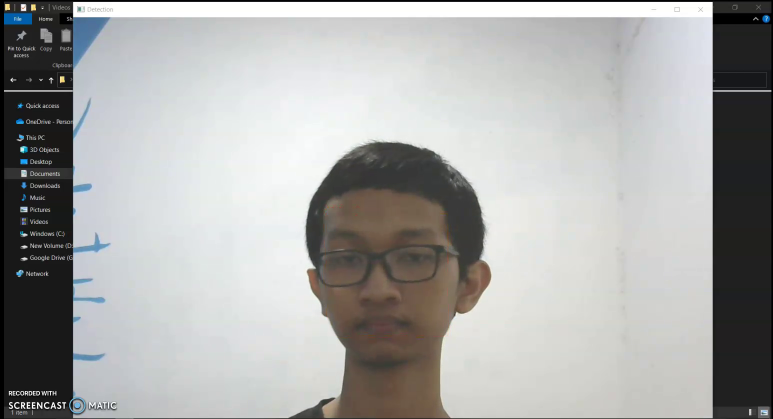
#> input picture frame 112 of Videos/Recording#2.mp4, 1546 x 838 px, given in place of Video1.mp4, which was not available (shown at 1/2 size)
$ python ObjectDetectionVideo.py
#> lines starting #> are read from the running program, lines starting #| are printed output that depends on the picture; after the words box and inside, x2 and y2 are one past the last pixel; in counts of white or black regions, pixels touching at a corner belong together; pictures that were not available may be replaced by others from this repository, and a replacement may not be noted
import cv2

#########################################F#########################################################
path = 'C:/Users/Dwipa Yogi/Documents/PROJECT 21/Haarcascade/Masker cascade/classifier3/cascade.xml'
objectName= "pakai masker"
color= (0,255,0)

path2 = 'C:/Users/Dwipa Yogi/Documents/PROJECT 21/Haarcascade/Tanpa Masker/classifier/cascade.xml'
objectName2= "tanpa masker"
color2= (0,0,255)

path3 = 'C:/Users/Dwipa Yogi/Documents/PROJECT 21/Haarcascade/Lengkap cascade/classifier2/cascade.xml'
objectName3= "lengkap"
color3= (0,255,0)

path4 = 'C:/Users/Dwipa Yogi/Documents/PROJECT 21/Haarcascade/Tidak Lengkap/classifier/cascade.xml'
objectName4= "tidak lengkap"
color4= (0,0,255)

###################################################################################################
cap = cv2.VideoCapture("Videos/Video1.mp4")

def empty(a):
    pass

#CREATE WINDOW
cv2.namedWindow("Detection")

# LOAD THE CLASSIFIER
cascade = cv2.CascadeClassifier(path)
cascade2 = cv2.CascadeClassifier(path2)
cascade3 = cv2.CascadeClassifier(path3)
cascade4 = cv2.CascadeClassifier(path4)

while True:
    success, img = cap.read()
#> img is the input picture: shape (838, 1546, 3); mean B, G, R 167.7, 168.9, 168.5
    gray = cv2.cvtColor(img, cv2.COLOR_BGR2GRAY)
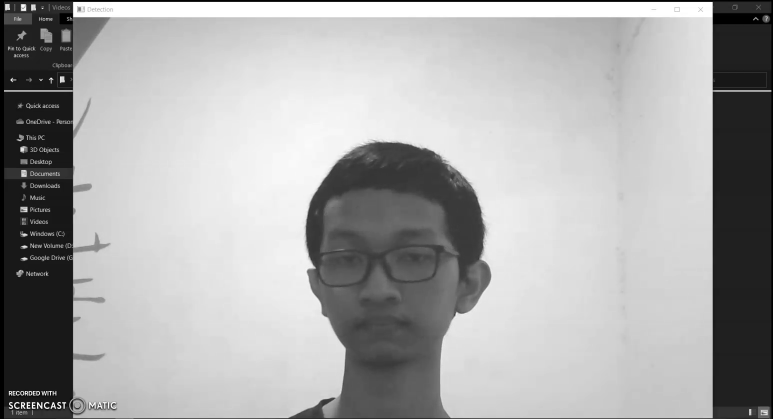
#> gray: shape (838, 1546) (shown at 1/2 size); min 0, max 255, mean 168.5

    scaleVal =1 + 200 /1000
    neig= 8
    objects = cascade.detectMultiScale(gray,scaleVal, neig) #Masker
#> objects = ()

    for (x,y,w,h) in objects:
        area = w*h
        minArea = 5000
        if area >minArea:
            cv2.rectangle(img,(x,y),(x+w,y+h),color,2)
            cv2.putText(img,objectName,(x,y-5),cv2.FONT_HERSHEY_COMPLEX_SMALL,1,color,1)
            roi_color = img[y:y+h, x:x+w]
#> this loop made 0 passes


    objects2 = cascade2.detectMultiScale(gray,scaleVal, neig) #Tanpa Masker
#> objects2 = [[651, 428, 248, 248]]
    for (x,y,w,h) in objects2:
        area = w*h
#> area = 61504
        minArea2 = cv2.getTrackbarPos("Min Area", "Settings for mask")
#> minArea2 = 0
#> (the run stopped early here; a loop or call above may not have finished)

$ run again, starting later in the video
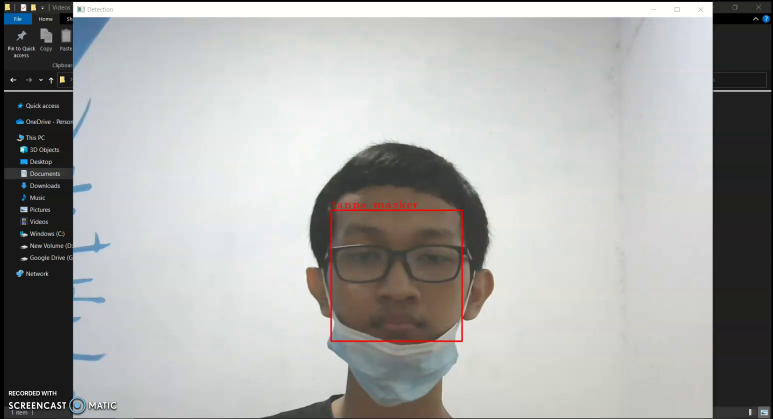
#> input picture frame 506 of Videos/Recording#2.mp4, 1546 x 838 px, given in place of Video1.mp4, which was not available (shown at 1/2 size)
#> img is the input picture: shape (838, 1546, 3); mean B, G, R 167.3, 168.6, 168.4
#> `gray = cv2.cvtColor(img, cv2.COLOR_BGR2GRAY)`:
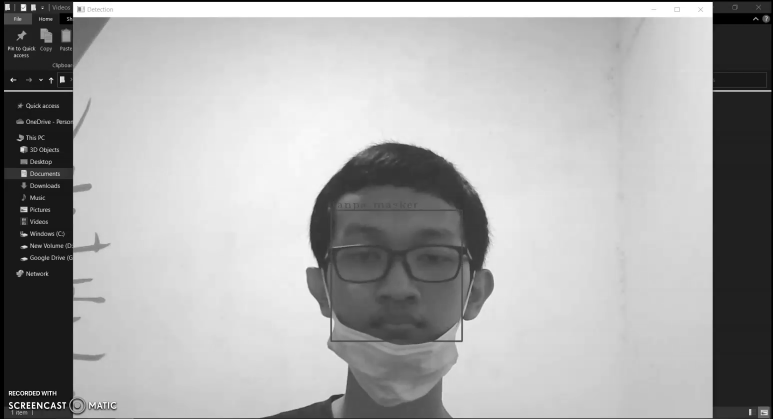
#> gray: shape (838, 1546) (shown at 1/2 size); min 0, max 255, mean 168.3
#> objects = ()
#> objects2 = [[663, 426, 252, 252]]
#> area = 63504
#> minArea2 = 0

$ run again, starting later in the video
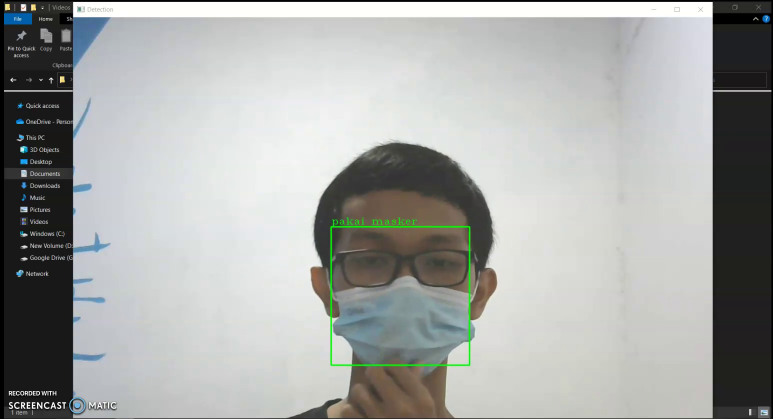
#> input picture frame 900 of Videos/Recording#2.mp4, 1546 x 838 px, given in place of Video1.mp4, which was not available (shown at 1/2 size)
#> img is the input picture: shape (838, 1546, 3); mean B, G, R 166.3, 168, 166
#> objects = [[665, 447, 278, 278]]
#> the loop `for (x,y,w,h) in objects:` made 1 pass
#> (x, y, w, h, area, minArea) on pass 1: (665, 447, 278, 278, 77284, 5000)
#> pass 1, `roi_color = img[y:y+h, x:x+w]`:
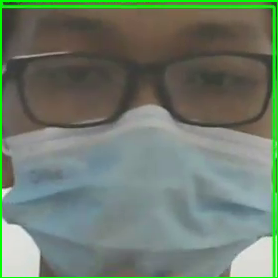
#> roi_color: shape (278, 278, 3); mean B, G, R 109, 123.6, 110.1
#> after the loop `for (x,y,w,h) in objects:`:
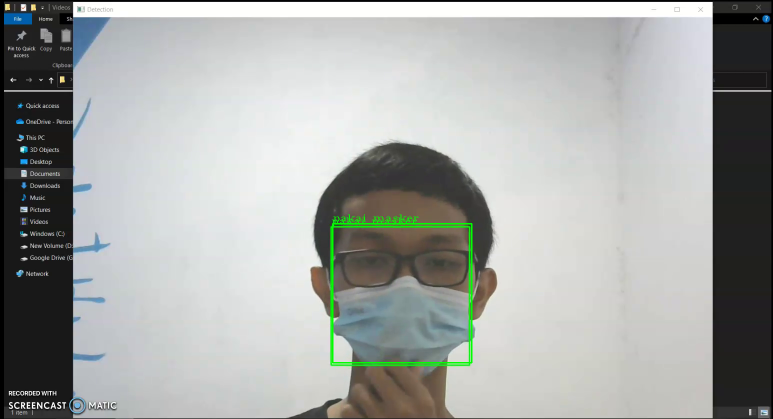
#> img: shape (838, 1546, 3) (shown at 1/2 size); 0.3% of pixels changed, all inside (x1, y1, x2, y2) = (664, 429, 945, 727)
#> objects2 = ()
